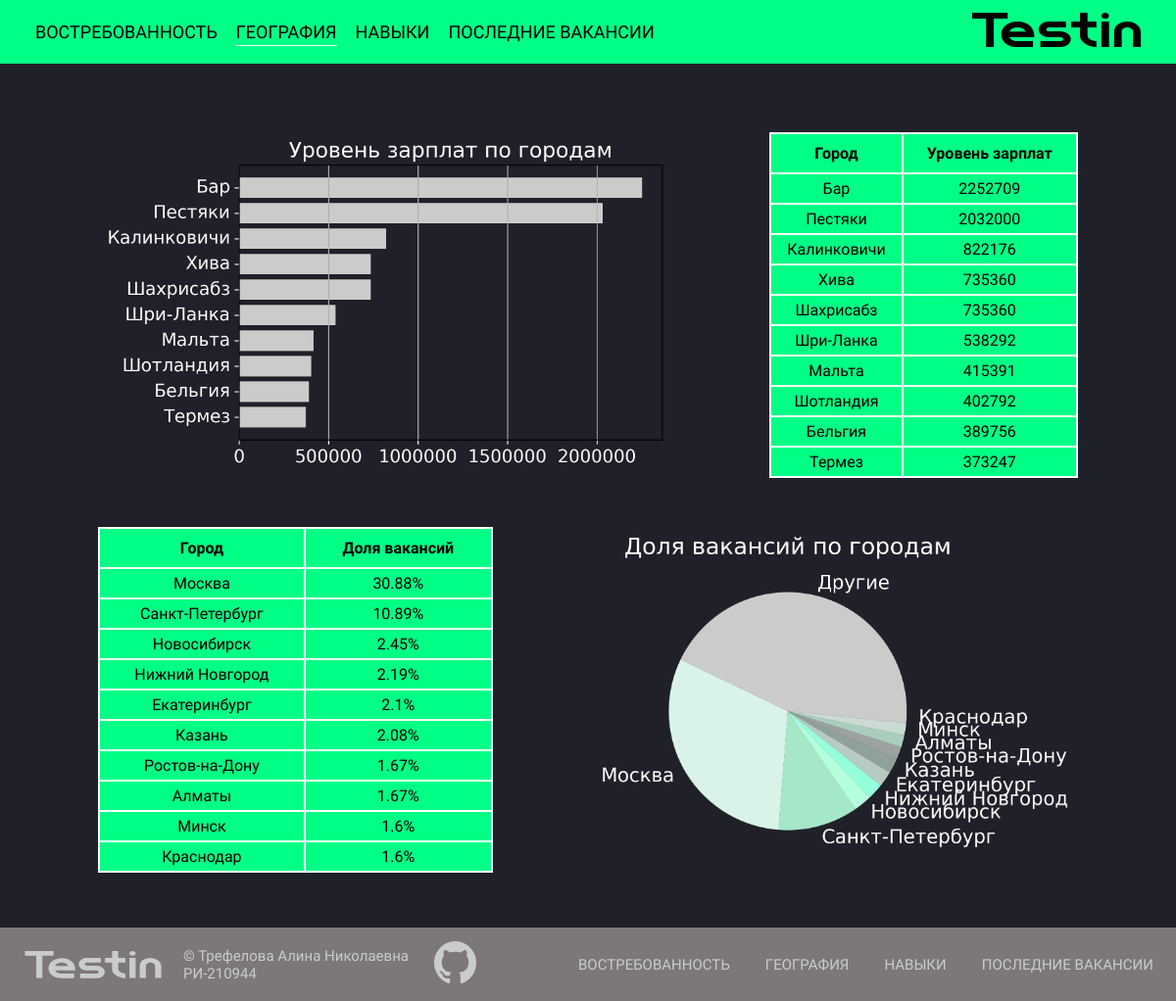
/geography, run on the app's committed database.
### testin/models.py (models this page shows, shortened)
class salaryCities(models.Model):
    city = models.CharField('Город', max_length=50)
    salary = models.IntegerField('Средняя зарплата')
    class Meta:
        verbose_name = 'Город'
        verbose_name_plural = 'Города по зарплатам'

class vacanciesCities(models.Model):
    city = models.CharField('Город', max_length=50)
    vacancies = models.FloatField('Доля вакансий')
    class Meta:
        verbose_name = 'Город'
        verbose_name_plural = 'Города по кол-ву вакансий'

### testin/views.py (the view)
# urls.py: path('geography', geography_page),
def geography_page(reqest):
    data = {
        'salaryCities' : [salaryCities.objects.get(id=i) for i in range(1, 11)],
        'vacanciesCities' : [vacanciesCities.objects.get(id=i) for i in range(1, 11)],
    }
    return render(reqest, 'geography.html', context=data)

### templates/geography.html (shortened to what this page needs)
<!DOCTYPE html>
<html lang="ru">
    <head>
        {% load static %}
        <link href="{% static 'css/style.css'%}" rel="stylesheet">
        <link href="{% static 'css/table.css'%}" rel="stylesheet">
        <link href="{% static 'css/geography.css'%}" rel="stylesheet">
    </head>
    <body>
        <header class="main-header">
            <nav class="site-navigation">
                <ul class="site-navigation-list">
                    <li class="site-navigation-list-item"><a href="/demand">Востребованность</a></li>
                    <li class="site-navigation-list-item active"><a href="/geography">География</a></li>
                    <li class="site-navigation-list-item"><a href="/skills">Навыки</a></li>
                    <li class="site-navigation-list-item"><a href="/vacancies">Последние вакансии</a></li>
                </ul>
                <a href="/"><img class="main-logo" src="{% static 'img/header_logo.svg'%}" width="172" height="35" alt="Логотип Testin"></a>
            </nav>
        </header>
        <main>
            <div class="first">
                <img src="{% static 'img/salaryCity.png'%}" height="350" alt="График уровня зарплат по городам">
                <table class="salary-city-table">
                    <tr><th>Город</th><th>Уровень зарплат</th></tr>
                    {% for city in salaryCities %}
                        <tr><td>{{ city.city }}</td><td>{{ city.salary }}</td></tr>
                    {% endfor %}
                </table>
            </div>
            <div>
                <table class="vacancies-city-table">
                    <tr><th>Город</th><th>Доля вакансий</th></tr>
                    {% for city in vacanciesCities %}
                        <tr><td>{{ city.city }}</td><td>{{ city.vacancies }}%</td></tr>
                    {% endfor %}
                </table>
                <img src="{% static 'img/vacanciesCity.png'%}" height="350" alt="График доли вакансий по городам">
            </div>
        </main>
        <footer class="main-footer">
            <img class="footer-logo" src="{% static 'img/footer_logo.svg'%}" width="144" height="28" alt="Логотип Testin">
            <div class="author">
                <p>© Трефелова Алина Николаевна</p>
                <p>РИ-210944</p>
            </div>
            <a class="git" href="https://github.com/malinainsugar/Trefelova"><img  src="{% static 'img/git.svg'%}" width="43" height="43" alt="github"></a>
            <ul class="footer-navigation-list">
                <li class="footer-navigation-list-item"><a href="/demand">Востребованность</a></li>
                <li class="footer-navigation-list-item"><a href="/geography">География</a></li>
                <li class="footer-navigation-list-item"><a href="/skills">Навыки</a></li>
                <li class="footer-navigation-list-item"><a href="/vacancies">Последние вакансии</a></li>
            </ul>
        </footer>
    </body>
</html>

### static/css/style.css (style rules this page uses)
html { height: 100%; }
body { background-color: #1F2028; font-family: 'Raleway'; font-weight: 400; font-size: 18px; line-height: 21px; color: white; margin: 0; padding: 0; min-height: 100%; }
.main-header { background-color: #00FF85; margin: 0; padding: 13px 36px; margin-bottom: 70px; }
.site-navigation { display: flex; }
.site-navigation-list { list-style: none; margin: auto; margin-left: 0; padding: 0; display: flex; flex-wrap: wrap; gap: 19px; }
.site-navigation-list-item a { margin: 0; padding: 0; font-size: 18px; line-height: 22px; color: black; text-decoration: none; text-transform: uppercase; }
main { min-height: calc(100vh - 260px); padding: 0 40px; margin: 0 auto; margin-bottom: 56px; }
.footer-logo { margin: auto 0; margin-right: 20px; }
.main-footer { background-color: #7C7878; font-size: 15px; line-height: 18px; margin-top: 0; padding: 14px 23px; display: flex; margin-bottom: 0; }
.main-footer .author { color: #CBCBCB; margin: auto; margin-left: 0; margin-right: 26px; }
.author p { margin: 0; }
.footer-navigation-list { list-style: none; margin: auto; margin-right: 0; display: flex; flex-wrap: wrap; gap: 36px; }
.git { margin: auto; margin-left: 0; }
.footer-navigation-list-item a { text-decoration: none; color: #CBCBCB; text-transform: uppercase; }
.active { text-decoration: underline; text-decoration-thickness: 1px; text-underline-offset: 3px; text-underline-position: under; }

### static/css/table.css (style rules this page uses)
table { color: black; background-color: #00FF85; border-collapse: collapse; text-align: center; font-size: 16px; line-height: 19px; }
td, th { border: 2px solid white; padding: 10px; }

### static/css/geography.css (style rules this page uses)
main { padding: 0 100px; }
div:not(.author) { display: flex; gap: 100px; justify-content: center; }
.first { margin-bottom: 50px; }
table { width: 600px; }
tt, td { padding: 5px; }

### data on the page
salaryCities: city "Бар", salary "2252709"
salaryCities: city "Пестяки", salary "2032000"
salaryCities: city "Калинковичи", salary "822176"
salaryCities: city "Хива", salary "735360"
salaryCities: city "Шахрисабз", salary "735360"
salaryCities: city "Шри-Ланка", salary "538292"
salaryCities: city "Мальта", salary "415391"
salaryCities: city "Шотландия", salary "402792"
salaryCities: city "Бельгия", salary "389756"
salaryCities: city "Термез", salary "373247"
vacanciesCities: city "Москва", vacancies "30.88"
vacanciesCities: city "Санкт-Петербург", vacancies "10.89"
vacanciesCities: city "Новосибирск", vacancies "2.45"
vacanciesCities: city "Нижний Новгород", vacancies "2.19"
vacanciesCities: city "Екатеринбург", vacancies "2.1"
vacanciesCities: city "Казань", vacancies "2.08"
vacanciesCities: city "Ростов-на-Дону", vacancies "1.67"
vacanciesCities: city "Алматы", vacancies "1.67"
vacanciesCities: city "Минск", vacancies "1.6"
vacanciesCities: city "Краснодар", vacancies "1.6"
